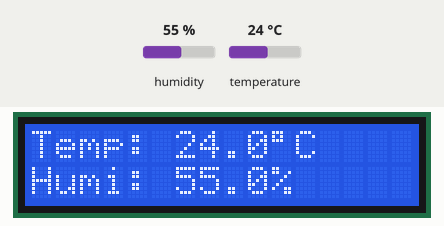
This sketch was run on a simulated Arduino Uno, built with avr-gcc and run on an emulated ATmega328P. On the bench: 16×2 character LCD. The inputs (shaded band) are chosen by the test bench; at power-on: humidity 55 %, temperature 24 °C. What the sketch prints to the serial monitor is not drawn.

Above: at 2.7 s.
2.8 s: humidity set to 22 %
At 4.3 s:
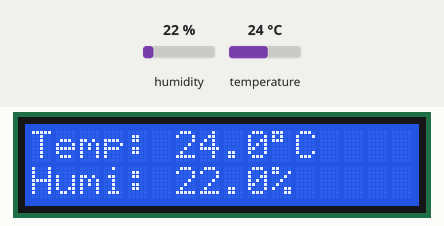
4.6 s: temperature set to 12 °C
At 6.0 s:
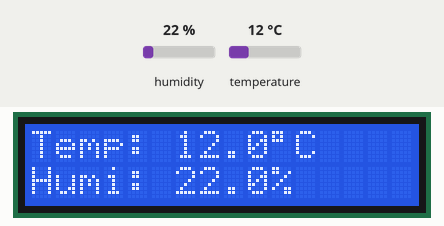
6.7 s: humidity set to 40 %
At 7.7 s:
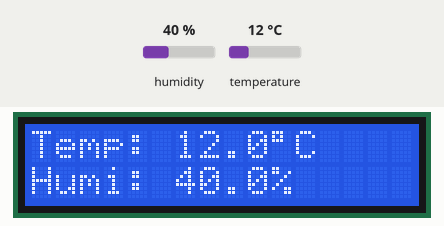
8.7 s: temperature set to 19 °C
At 10.5 s:
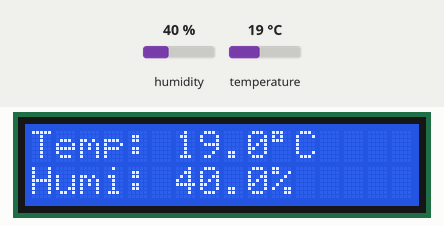
Timing chart, 0 to 11.8 s (numbered marks = the images above; inputs shaded):
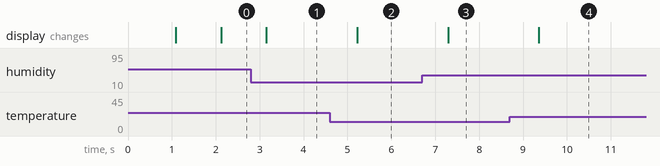

Measured:
- after the input at 2.8 s, the display: changes after 0.35 s (image 1)
- after the input at 4.6 s, the display: changes after 0.62 s (image 2)
- after the input at 6.7 s, the display: changes after 0.59 s (image 3)
- after the input at 8.7 s, the display: changes after 0.66 s (image 4)

The sketch:

arduino_dht11_pin8_lcd1602_i2c_example_1029.ino
```cpp
#include <Wire.h>
#include <LiquidCrystal_I2C.h>
#include <Adafruit_Sensor.h>
#include <DHT.h>
#include <DHT_U.h>

// --- 設定 DHT 感測器 ---
#define DHTPIN 8          // DHT 感測器腳位接在數位腳位 8
#define DHTTYPE DHT11     // 感測器型號 DHT 11
DHT_Unified dht(DHTPIN, DHTTYPE);

// --- 設定 LCD 螢幕 ---
// I2C 位址為 0x27，尺寸為 16x2
LiquidCrystal_I2C lcd(0x27, 16, 2);

uint32_t delayMS;

void setup() {
  Serial.begin(9600);

  // 初始化 LCD
  lcd.init();
  lcd.backlight();
  lcd.clear();
  lcd.setCursor(0, 0);
  lcd.print("Sensor Starting");

  // 初始化 DHT 感測器
  dht.begin();

  // 取得感測器最低讀取間隔時間
  sensor_t sensor;
  dht.temperature().getSensor(&sensor);
  delayMS = sensor.min_delay / 1000;
  if (delayMS < 1000) {
    delayMS = 1000; // 確保讀取間隔至少 1 秒
  }

  delay(1000);
  lcd.clear();
}

void loop() {
  // 等待感測器間隔時間
  delay(delayMS);

  // --- 讀取並顯示溫度 ---
  sensors_event_t event;
  dht.temperature().getEvent(&event);

  lcd.setCursor(0, 0); // 第一行
  lcd.print("Temp: ");
  if (isnan(event.temperature)) {
    lcd.print("Error   ");
    Serial.println(F("Error reading temperature!"));
  } else {
    lcd.print(event.temperature, 1); // 顯示小數點後 1 位
    lcd.print((char)223);            // 顯示度數符號 '°'
    lcd.print("C   ");
    Serial.print(F("Temperature: "));
    Serial.print(event.temperature);
    Serial.println(F("°C"));
  }

  // --- 讀取並顯示濕度 ---
  dht.humidity().getEvent(&event);

  lcd.setCursor(0, 1); // 第二行
  lcd.print("Humi: ");
  if (isnan(event.relative_humidity)) {
    lcd.print("Error   ");
    Serial.println(F("Error reading humidity!"));
  } else {
    lcd.print(event.relative_humidity, 1); // 顯示小數點後 1 位
    lcd.print("%   ");
    Serial.print(F("Humidity: "));
    Serial.print(event.relative_humidity);
    Serial.println(F("%"));
  }
}
```
